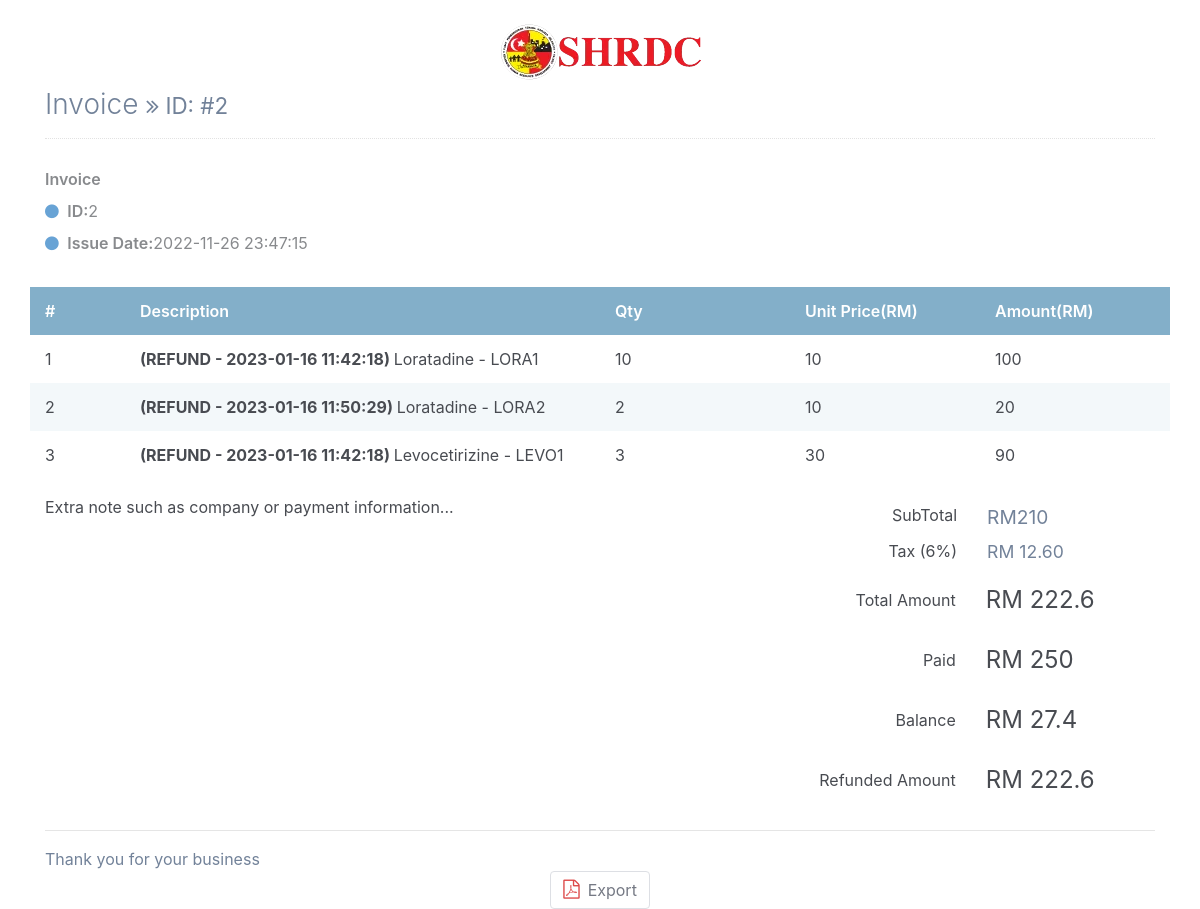
The page /pos/invoice.php?invoiceID=2 (signed in) on the database its author committed.
### tables this page shows
CREATE TABLE `tblpurchase_invoice` (
  `purchaseInvoiceID` int NOT NULL,
  `purchaseDate` datetime NOT NULL,
  `drugID` longtext NOT NULL,
  `drugBatchNo` longtext NOT NULL,
  `drugQty` longtext NOT NULL,
  `drugPrice` longtext NOT NULL,
  `tax` varchar(255) NOT NULL,
  `totalAmount` float NOT NULL,
  `paymentType` enum('Cash') NOT NULL,
  `discount` int NOT NULL,
  `paidAmount` float NOT NULL,
  `remainingAmount` float NOT NULL,
  `refundedItem` longtext,
  `refundedBatchNo` longtext,
  `refundedDrugQty` longtext,
  `refundedDrugPrice` longtext,
  `refundedTax` longtext,
  `refundedDateTime` longtext
);

### pos/invoice.php (the view, shortened to what this page needs)
<?php include "../db.php";
?>
<!DOCTYPE html>
<html lang="en">
<head>
    <link href="https://cdn.jsdelivr.net/npm/bootstrap@4.4.1/dist/css/bootstrap.min.css" rel="stylesheet">
</head>
<body>
<link href="https://maxcdn.bootstrapcdn.com/font-awesome/4.7.0/css/font-awesome.min.css" rel="stylesheet" />
<?php
if($_GET["invoiceID"] != "")
{
?>
<div id="printPage">
    <div class="container px-0">
        <div class="row mt-4">
            <div class="col-12 col-lg-12">
                <div class="row">
                    <div class="col-12">
                        <div class="text-center text-150">
                                <span class="text-default-d3"><img src="../image/logo.png"></span>
                        </div>
                    </div>
                </div>
            </div>
        </div>
    </div>
    <div class="page-content container">
        <div class="page-header text-blue-d2">
            <?php
            $sql = mysqli_query($Links, "SELECT * FROM tblpurchase_invoice WHERE purchaseInvoiceID = ".$_GET["invoiceID"]."");
            if(mysqli_num_rows($sql) > 0)
            {
                $row = mysqli_fetch_array($sql);
                echo '<h1 class="page-title text-secondary-d1">
                Invoice
                <small class="page-info">
                    <i class="fa fa-angle-double-right text-80"></i>
                    ID: #'.$row["purchaseInvoiceID"].'
                </small>
                </h1>';
            }
            ?>
        </div>
        <div class="container px-0">
            <div class="row mt-4">
                <div class="col-12 col-lg-12">
                    <div class="row">
                        <?php
                        $sql = mysqli_query($Links, "SELECT * FROM tblpurchase_invoice WHERE purchaseInvoiceID = ".$_GET["invoiceID"]."");
                        if(mysqli_num_rows($sql) > 0)
                        {
                            $row = mysqli_fetch_array($sql);
                        ?>
                            <div class="text-95 col-sm-12 align-self-start d-sm-flex justify-content-start">
                                <div class="text-grey-m2">
                                    <div class="mt-1 mb-2 text-secondary-m1 text-600 text-125">
                                        Invoice
                                    </div>
                                    <div class="my-2"><i class="fa fa-circle text-blue-m2 text-xs mr-1"></i> <span class="text-600 text-90">ID:</span><?php echo $row["purchaseInvoiceID"]; ?></div>
                                    <div class="my-2"><i class="fa fa-circle text-blue-m2 text-xs mr-1"></i> <span class="text-600 text-90">Issue Date:</span><?php echo $row["purchaseDate"]; ?></div>
                                </div>
                            </div>
                        <?php
                        }
                        ?>
                    </div>
                    <div class="mt-4">
                        <div class="row text-600 text-white bgc-default-tp1 py-25">
                            <div class="d-none d-sm-block col-1">#</div>
                            <div class="col-9 col-sm-5">Description</div>
                            <div class="d-none d-sm-block col-4 col-sm-2">Qty</div>
                            <div class="d-none d-sm-block col-sm-2">Unit Price(RM)</div>
                            <div class="col-2">Amount(RM)</div>
                        </div>
                        <div class="text-95 text-secondary-d3">
                            <?php
                            $sql = mysqli_query($Links, "SELECT * FROM tblpurchase_invoice WHERE purchaseInvoiceID = ".$_GET["invoiceID"]."");
                            if(mysqli_num_rows($sql) > 0)
                            {
                                $row = mysqli_fetch_array($sql);
                                $drugname = explode(":", $row["drugID"]);
                                $drugQty = explode(":", $row["drugQty"]);
                                $drugPrice = explode(":", $row["drugPrice"]);
                                $drugBatchNo = explode(":", $row["drugBatchNo"]);
                                $substotal = 0;
                                $count = 0;
                                $refundedItem = explode(":", $row["refundedItem"]);
                                $refundedBatchNo = explode(":", $row["refundedBatchNo"]);
                                $refundedDateTime = explode("|", $row["refundedDateTime"]);
                                $refundAmount = 0;
                                for($i = 0; $i < count($drugname); $i++)
                                {
                                    $flag = false;
                                    if($drugQty[$i] > 0)
                                    {
                                        $count++;
                                        if($i % 2 == 0)
                                            echo '<div class="row mb-2 mb-sm-0 py-25">';
                                        else echo '<div class="row mb-2 mb-sm-0 py-25 bgc-default-l4">';
                                        echo '<div class="d-none d-sm-block col-1">'.$count.'</div>';
                                        for($j = 0; $j < count($refundedItem); $j++)
                                        {
                                            if($drugname[$i] == $refundedItem[$j] && $drugBatchNo[$i] == $refundedBatchNo[$j])
                                            {
                                                $flag = true;
                                                $refundAmount += (($drugQty[$i] * $drugPrice[$i]) * 0.06) + ($drugQty[$i] * $drugPrice[$i]);
                                                break;
                                            }
                                        }
                                        if($flag == true)
                                        {
                                            echo '<div class="col-9 col-sm-5"><b>(REFUND - '.$refundedDateTime[$j].') </b>'.ucwords(strtolower($drugname[$i])).' - '.$drugBatchNo[$i].'</div>';
                                            echo '<div class="d-none d-sm-block col-2">'.$drugQty[$i].'</div>';
                                            echo '<div class="d-none d-sm-block col-2 text-95">'.$drugPrice[$i].'</div>';
                                            $substotal += ($drugQty[$i] * $drugPrice[$i]);
                                            echo '<div class="col-2 text-secondary-d2">'.($drugQty[$i] * $drugPrice[$i]).'</div>';
                                            echo '</div>';
                                        }
                                    }
                                }
                                echo '<div class="row border-b-2 brc-default-l2"></div>
                                <div class="row mt-3">
                                    <div class="col-12 col-sm-7 text-grey-d2 text-95 mt-2 mt-lg-0">
                                        Extra note such as company or payment information...
                                    </div>
                                    <div class="col-12 col-sm-5 text-grey text-90 order-first order-sm-last">
                                        <div class="row my-2">
                                            <div class="col-7 text-right">
                                                SubTotal
                                            </div>
                                            <div class="col-5">
                                                <span class="text-120 text-secondary-d1"> RM'.$substotal.'</span>
                                            </div>
                                        </div>
                                        <div class="row my-2">
                                            <div class="col-7 text-right">
                                                Tax (';
                                                $tax = explode(":", $row["tax"]);
                                                echo $tax[0].'%)
                                            </div>
                                            <div class="col-5">
                                                <span class="text-110 text-secondary-d1">RM '.$tax[1].'</span>
                                            </div>
                                        </div>
                                        <div class="row my-2 align-items-center bgc-primary-l3 p-2">
                                            <div class="col-7 text-right">
                                                Total Amount
                                            </div>
                                            <div class="col-5">
                                                <span class="text-150 text-success-d3 opacity-2"> RM '.$row["totalAmount"].'</span>
                                            </div>
                                        </div>
                                        <div class="row my-2 align-items-center bgc-primary-l3 p-2">
                                            <div class="col-7 text-right">
                                                Paid
                                            </div>
                                            <div class="col-5">
                                                <span class="text-150 text-success-d3 opacity-2"> RM '.$row["paidAmount"].'</span>
                                            </div>
                                        </div>
                                        <div class="row my-2 align-items-center bgc-primary-l3 p-2">
                                            <div class="col-7 text-right">
                                                Balance
                                            </div>
                                            <div class="col-5">
                                                <span class="text-150 text-success-d3 opacity-2"> RM '.$row["remainingAmount"].'</span>
                                            </div>
                                        </div>';
                                        if($flag == true)
                                        {
                                            echo '<div class="row my-2 align-items-center bgc-primary-l3 p-2">
                                                <div class="col-7 text-right">
                                                    Refunded Amount
                                                </div>
                                                <div class="col-5">
                                                    <span class="text-150 text-success-d3 opacity-2"> RM '.$refundAmount.'</span>
                                                </div>
                                            </div>';
                                        }
                                    echo '</div>
                                </div>';
                            }
                            ?>
                        </div>
                        <hr />
                        <div>
                            <span class="text-secondary-d1 text-105">Thank you for your business</span>
                        </div>
                    </div>
                </div>
            </div>
        </div>
    </div>
</div>
<div class="page-tools" style="text-align:center;">
            <div class="action-buttons">
                <button class="btn bg-white btn-light mx-1px text-95" onclick="saveDiv('printPage','Title')" data-title="PDF">
                    <i class="mr-1 fa fa-file-pdf-o text-danger-m1 text-120 w-2"></i>
                    Export
                </button>
            </div>
        </div>
<?php
}
?>
</body>
</html>

### pos/invoice.php (style rules this page uses)
body { margin-top:20px; color: #484b51; }
.text-secondary-d1 { color: #728299!important; }
.page-header { margin: 0 0 1rem; padding-bottom: 1rem; padding-top: .5rem; border-bottom: 1px dotted #e2e2e2; display: -ms-flexbox; display: flex; -ms-flex-pack: justify; justify-content: space-between; -ms-flex-align: center; align-items: center; }
.page-title { padding: 0; margin: 0; font-size: 1.75rem; font-weight: 300; }
hr { margin-top: 1rem; margin-bottom: 1rem; border: 0; border-top: 1px solid rgba(0,0,0,.1); }
.text-grey-m2 { color: #888a8d!important; }
.font-bolder, .text-600 { font-weight: 600!important; }
.text-110 { font-size: 110%!important; }
.pb-25, .py-25 { padding-bottom: .75rem!important; }
.pt-25, .py-25 { padding-top: .75rem!important; }
.bgc-default-tp1 { background-color: rgba(121,169,197,.92)!important; }
.bgc-default-l4, .bgc-h-default-l4:hover { background-color: #f3f8fa!important; }
.btn-light { color: #757984; background-color: #f5f6f9; border-color: #dddfe4; }
.w-2 { width: 1rem; }
.text-120 { font-size: 120%!important; }
.text-danger-m1 { color: #dd4949!important; }
.text-blue-m2 { color: #68a3d5!important; }
.text-150 { font-size: 150%!important; }

### rows shown on the page
tblpurchase_invoice: purchaseInvoiceID "2", purchaseDate "2022-11-26 23:47:15", refundedDateTime "2023-01-16 11:42:18", drugID "Loratadine", drugBatchNo "LORA1", drugQty "10", drugPrice "10", $drugQty[$i] * $drugPrice[$i] "100", refundedDateTime "2023-01-16 11:50:29", drugBatchNo "LORA2", drugQty "2", $drugQty[$i] * $drugPrice[$i] "20", drugID "Levocetirizine", drugBatchNo "LEVO1", drugQty "3", drugPrice "30", $drugQty[$i] * $drugPrice[$i] "90", tax "6", tax "12.60", totalAmount "222.6", paidAmount "250", remainingAmount "27.4"

### other values the page prints
$substotal "210"
$refundAmount "222.6"
